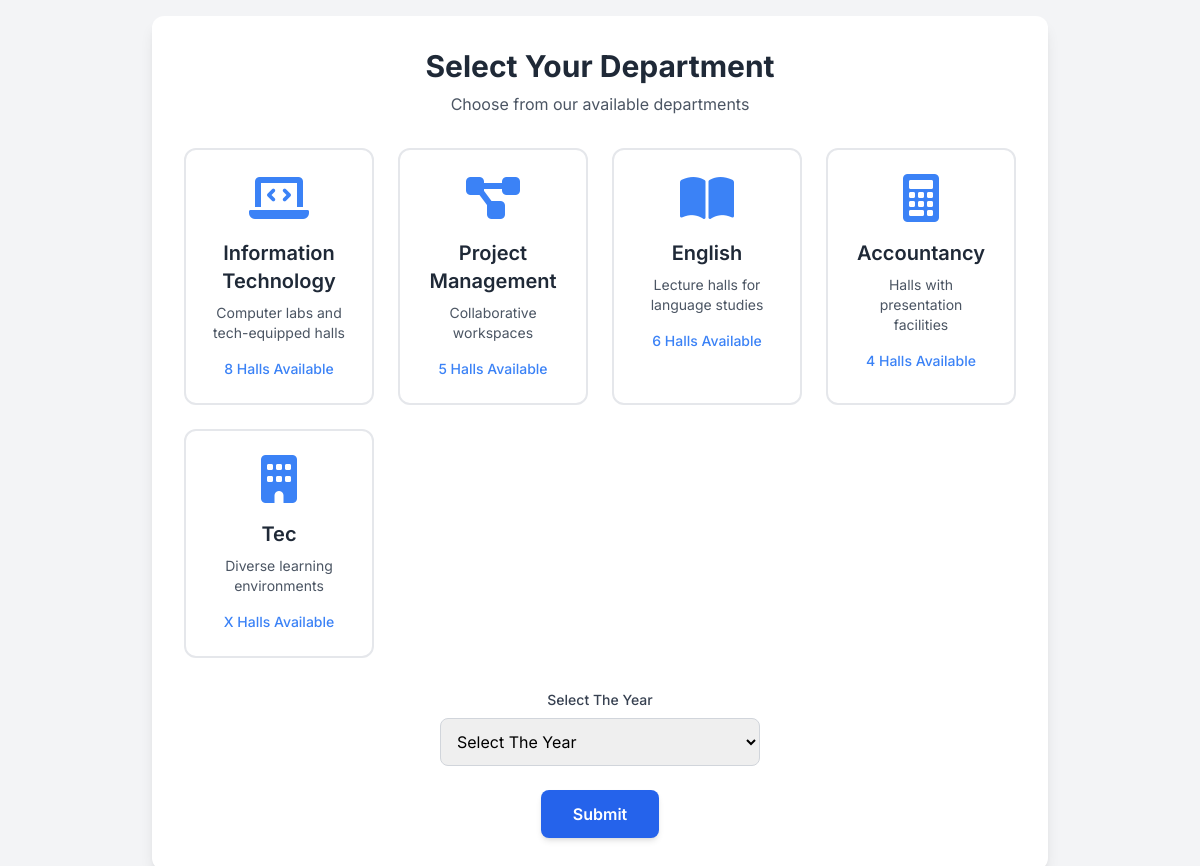
Screenshot of /department with the database file from the repository.
### app.py (models this page shows)
class Department(db.Model):
   id=db.Column(db.Integer,primary_key=True)
   department_name=db.Column(db.String(50),nullable=False,unique = True)
   year = db.relationship('Year',backref='department',lazy=True )

### app.py (the view)
@app.route('/department',methods = ['GET', 'POST'])
def department():
   departments = Department.query.all()
   if request.method == "POST":
      if 'user' not in session and session.get('user') is None:
         return redirect(url_for('viwewBookings'))
      session['selected_department'] = request.form.get('faculty')
      session['selected_year'] = request.form.get('year')
      return redirect(url_for('selectDatetime'))
   return render_template('department.html',departments=departments)

### templates/department.html (shortened to what this page needs)
<!DOCTYPE html>
<html lang="en">
<head>
    <script src="https://cdn.tailwindcss.com"></script>
    <link rel="stylesheet" href="https://cdnjs.cloudflare.com/ajax/libs/font-awesome/6.0.0-beta3/css/all.min.css">
</head>
<body class="min-h-screen flex flex-col items-center justify-center p-4">
    <form action="" method="post" class="bg-white p-8 rounded-xl shadow-lg w-full max-w-4xl">
        <h1 class="text-3xl font-bold text-center text-gray-800 mb-2">Select Your Department</h1>
        <p class="text-center text-gray-600 mb-8">Choose from our available departments</p>
        <div class="grid grid-cols-1 sm:grid-cols-2 lg:grid-cols-4 gap-6 mb-8">
            {% for department in departments %}
            <label for="{{department.id}}" class="department-card cursor-pointer block p-6 border-2 border-gray-200 rounded-xl transition-all duration-300 ease-in-out hover:border-blue-400 hover:shadow-md flex flex-col items-center text-center">
                <div class="text-blue-500 text-5xl mb-4">
                    {% if department.department_name == "Information Technology" %}
                        <i class="fas fa-laptop-code"></i>
                    {% elif department.department_name == "Project Management" %}
                        <i class="fas fa-project-diagram"></i>
                    {% elif department.department_name == "English" %}
                        <i class="fas fa-book-open"></i>
                    {% elif department.department_name == "Accountancy" %}
                        <i class="fas fa-calculator"></i>
                    {% else %}
                        <i class="fas fa-building"></i>
                    {% endif %}
                </div>
                <h2 class="text-xl font-semibold text-gray-800 mb-2">{{department.department_name}}</h2>
                <p class="text-sm text-gray-600 mb-4">
                    {% if department.department_name == "Information Technology" %}
                        Computer labs and tech-equipped halls
                    {% elif department.department_name == "Project Management" %}
                        Collaborative workspaces
                    {% elif department.department_name == "English" %}
                        Lecture halls for language studies
                    {% elif department.department_name == "Accountancy" %}
                        Halls with presentation facilities
                    {% else %}
                        Diverse learning environments
                    {% endif %}
                </p>
                <a href="#" class="text-blue-500 text-sm font-medium hover:underline">
                    {% if department.department_name == "Information Technology" %}
                        8 Halls Available
                    {% elif department.department_name == "Project Management" %}
                        5 Halls Available
                    {% elif department.department_name == "English" %}
                        6 Halls Available
                    {% elif department.department_name == "Accountancy" %}
                        4 Halls Available
                    {% else %}
                        X Halls Available
                    {% endif %}
                </a>
            </label>
            {% endfor %}
        </div>
        <div class="mb-6 text-center">
            <label for="deleteYear" class="block text-gray-700 text-sm font-medium mb-2">Select The Year</label>
            <select id="deleteYear" name="year" required class="block w-full max-w-xs mx-auto p-3 border border-gray-300 rounded-lg focus:ring-blue-500 focus:border-blue-500">
                <option value="" disabled selected>Select The Year</option>
            </select>
        </div>
        <div class="text-center">
            <input type="submit" value="Submit" class="bg-blue-600 text-white px-8 py-3 rounded-lg font-semibold hover:bg-blue-700 transition-colors duration-300 cursor-pointer shadow-md">
        </div>
    </form>
</body>
</html>

### templates/department.html (style rules this page uses)
body { font-family: 'Inter', sans-serif; background-color: #f3f4f6; }

### rows the page displays
Department: department_name "Information Technology", shows "Computer labs and tech-equipped halls", shows "8 Halls Available"
Department: department_name "Project Management", shows "Collaborative workspaces", shows "5 Halls Available"
Department: department_name "English", shows "Lecture halls for language studies", shows "6 Halls Available"
Department: department_name "Accountancy", shows "Halls with presentation facilities", shows "4 Halls Available"
Department: department_name "Tec", shows "Diverse learning environments", shows "X Halls Available"
